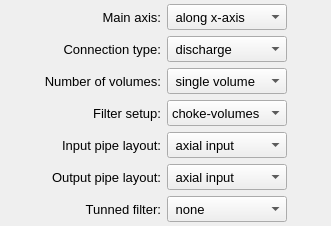
       <widget class="QFrame" name="frame_4">
        <property name="frameShape">
         <enum>QFrame::NoFrame</enum>
        </property>
        <property name="frameShadow">
         <enum>QFrame::Raised</enum>
        </property>
        <layout class="QGridLayout" name="gridLayout_4">
         <property name="leftMargin">
          <number>4</number>
         </property>
         <property name="topMargin">
          <number>4</number>
         </property>
         <property name="rightMargin">
          <number>4</number>
         </property>
         <property name="bottomMargin">
          <number>4</number>
         </property>
         <property name="spacing">
          <number>6</number>
         </property>
         <item row="2" column="3">
          <spacer name="horizontalSpacer_4">
           <property name="orientation">
            <enum>Qt::Horizontal</enum>
           </property>
           <property name="sizeHint" stdset="0">
            <size>
             <width>40</width>
             <height>20</height>
            </size>
           </property>
          </spacer>
         </item>
         <item row="3" column="1">
          <widget class="QLabel" name="label_3">
           <property name="minimumSize">
            <size>
             <width>0</width>
             <height>26</height>
            </size>
           </property>
           <property name="maximumSize">
            <size>
             <width>16777215</width>
             <height>26</height>
            </size>
           </property>
           <property name="font">
            <font>
             <pointsize>10</pointsize>
            </font>
           </property>
           <property name="text">
            <string>Filter setup:</string>
           </property>
           <property name="alignment">
            <set>Qt::AlignRight|Qt::AlignTrailing|Qt::AlignVCenter</set>
           </property>
          </widget>
         </item>
         <item row="2" column="1">
          <widget class="QLabel" name="label_2">
           <property name="minimumSize">
            <size>
             <width>0</width>
             <height>26</height>
            </size>
           </property>
           <property name="maximumSize">
            <size>
             <width>16777215</width>
             <height>26</height>
            </size>
           </property>
           <property name="font">
            <font>
             <pointsize>10</pointsize>
            </font>
           </property>
           <property name="text">
            <string>Number of volumes:</string>
           </property>
           <property name="alignment">
            <set>Qt::AlignRight|Qt::AlignTrailing|Qt::AlignVCenter</set>
           </property>
          </widget>
         </item>
         <item row="2" column="0">
          <spacer name="horizontalSpacer_3">
           <property name="orientation">
            <enum>Qt::Horizontal</enum>
           </property>
           <property name="sizeHint" stdset="0">
            <size>
             <width>40</width>
             <height>20</height>
            </size>
           </property>
          </spacer>
         </item>
         <item row="3" column="2">
          <widget class="QComboBox" name="comboBox_filter_setup">
           <property name="minimumSize">
            <size>
             <width>120</width>
             <height>26</height>
            </size>
           </property>
           <property name="maximumSize">
            <size>
             <width>120</width>
             <height>26</height>
            </size>
           </property>
           <property name="font">
            <font>
             <pointsize>10</pointsize>
            </font>
           </property>
           <item>
            <property name="text">
             <string>choke-volumes</string>
            </property>
           </item>
           <item>
            <property name="text">
             <string>plate-volumes</string>
            </property>
           </item>
          </widget>
         </item>
         <item row="2" column="2">
          <widget class="QComboBox" name="comboBox_number_volumes">
           <property name="minimumSize">
            <size>
             <width>120</width>
             <height>26</height>
            </size>
           </property>
           <property name="maximumSize">
            <size>
             <width>120</width>
             <height>26</height>
            </size>
           </property>
           <property name="font">
            <font>
             <pointsize>10</pointsize>
            </font>
           </property>
           <item>
            <property name="text">
             <string> single volume</string>
            </property>
           </item>
           <item>
            <property name="text">
             <string> dual volume</string>
            </property>
           </item>
          </widget>
         </item>
         <item row="6" column="2">
          <widget class="QComboBox" name="comboBox_output_pipe_layout">
           <property name="minimumSize">
            <size>
             <width>120</width>
             <height>26</height>
            </size>
           </property>
           <property name="maximumSize">
            <size>
             <width>120</width>
             <height>26</height>
            </size>
           </property>
           <property name="font">
            <font>
             <pointsize>10</pointsize>
            </font>
           </property>
           <item>
            <property name="text">
             <string> axial input</string>
            </property>
           </item>
           <item>
            <property name="text">
             <string> side input</string>
            </property>
           </item>
          </widget>
         </item>
         <item row="1" column="1">
          <widget class="QLabel" name="label_4">
           <property name="minimumSize">
            <size>
             <width>0</width>
             <height>26</height>
            </size>
           </property>
           <property name="maximumSize">
            <size>
             <width>16777215</width>
             <height>26</height>
            </size>
           </property>
           <property name="font">
            <font>
             <pointsize>10</pointsize>
            </font>
           </property>
           <property name="text">
            <string>Connection type:</string>
           </property>
           <property name="alignment">
            <set>Qt::AlignRight|Qt::AlignTrailing|Qt::AlignVCenter</set>
           </property>
          </widget>
         </item>
         <item row="0" column="1">
          <widget class="QLabel" name="label_5">
           <property name="minimumSize">
            <size>
             <width>0</width>
             <height>26</height>
            </size>
           </property>
           <property name="maximumSize">
            <size>
             <width>16777215</width>
             <height>26</height>
            </size>
           </property>
           <property name="font">
            <font>
             <pointsize>10</pointsize>
            </font>
           </property>
           <property name="text">
            <string>Main axis:</string>
           </property>
           <property name="alignment">
            <set>Qt::AlignRight|Qt::AlignTrailing|Qt::AlignVCenter</set>
           </property>
          </widget>
         </item>
         <item row="0" column="2">
          <widget class="QComboBox" name="comboBox_main_axis">
           <property name="minimumSize">
            <size>
             <width>120</width>
             <height>26</height>
            </size>
           </property>
           <property name="maximumSize">
            <size>
             <width>120</width>
             <height>26</height>
            </size>
           </property>
           <property name="font">
            <font>
             <pointsize>10</pointsize>
            </font>
           </property>
           <item>
            <property name="text">
             <string> along x-axis</string>
            </property>
           </item>
           <item>
            <property name="text">
             <string> along y-axis</string>
            </property>
           </item>
           <item>
            <property name="text">
             <string> along z-axis</string>
            </property>
           </item>
          </widget>
         </item>
         <item row="1" column="2">
          <widget class="QComboBox" name="comboBox_connection_type">
           <property name="minimumSize">
            <size>
             <width>120</width>
             <height>26</height>
            </size>
           </property>
           <property name="maximumSize">
            <size>
             <width>120</width>
             <height>26</height>
            </size>
           </property>
           <property name="font">
            <font>
             <pointsize>10</pointsize>
            </font>
           </property>
           <item>
            <property name="text">
             <string> discharge</string>
            </property>
           </item>
           <item>
            <property name="text">
             <string> suction</string>
            </property>
           </item>
          </widget>
         </item>
         <item row="5" column="1">
          <widget class="QLabel" name="label_6">
           <property name="minimumSize">
            <size>
             <width>0</width>
             <height>26</height>
            </size>
           </property>
           <property name="maximumSize">
            <size>
             <width>16777215</width>
             <height>26</height>
            </size>
           </property>
           <property name="font">
            <font>
             <pointsize>10</pointsize>
            </font>
           </property>
           <property name="text">
            <string>Input pipe layout:</string>
           </property>
           <property name="alignment">
            <set>Qt::AlignRight|Qt::AlignTrailing|Qt::AlignVCenter</set>
           </property>
          </widget>
         </item>
         <item row="5" column="2">
          <widget class="QComboBox" name="comboBox_input_pipe_layout">
           <property name="minimumSize">
            <size>
             <width>120</width>
             <height>26</height>
            </size>
           </property>
           <property name="maximumSize">
            <size>
             <width>120</width>
             <height>26</height>
            </size>
           </property>
           <property name="font">
            <font>
             <pointsize>10</pointsize>
            </font>
           </property>
           <item>
            <property name="text">
             <string> axial input</string>
            </property>
           </item>
           <item>
            <property name="text">
             <string> side input</string>
            </property>
           </item>
          </widget>
         </item>
         <item row="6" column="1">
          <widget class="QLabel" name="label_7">
           <property name="minimumSize">
            <size>
             <width>0</width>
             <height>26</height>
            </size>
           </property>
           <property name="maximumSize">
            <size>
             <width>16777215</width>
             <height>26</height>
            </size>
           </property>
           <property name="font">
            <font>
             <pointsize>10</pointsize>
            </font>
           </property>
           <property name="text">
            <string>Output pipe layout:</string>
           </property>
           <property name="alignment">
            <set>Qt::AlignRight|Qt::AlignTrailing|Qt::AlignVCenter</set>
           </property>
          </widget>
         </item>
         <item row="7" column="2">
          <widget class="QComboBox" name="comboBox_tunned_filter">
           <property name="minimumSize">
            <size>
             <width>120</width>
             <height>26</height>
            </size>
           </property>
           <property name="maximumSize">
            <size>
             <width>120</width>
             <height>26</height>
            </size>
           </property>
           <property name="font">
            <font>
             <pointsize>10</pointsize>
            </font>
           </property>
           <item>
            <property name="text">
             <string> none</string>
            </property>
           </item>
           <item>
            <property name="text">
             <string> double-tunned</string>
            </property>
           </item>
           <item>
            <property name="text">
             <string> user-defined</string>
            </property>
           </item>
          </widget>
         </item>
         <item row="7" column="1">
          <widget class="QLabel" name="label_19">
           <property name="minimumSize">
            <size>
             <width>0</width>
             <height>26</height>
            </size>
           </property>
           <property name="maximumSize">
            <size>
             <width>16777215</width>
             <height>26</height>
            </size>
           </property>
           <property name="font">
            <font>
             <pointsize>10</pointsize>
            </font>
           </property>
           <property name="text">
            <string>Tunned filter:</string>
           </property>
           <property name="alignment">
            <set>Qt::AlignRight|Qt::AlignTrailing|Qt::AlignVCenter</set>
           </property>
          </widget>
         </item>
        </layout>
       </widget>
